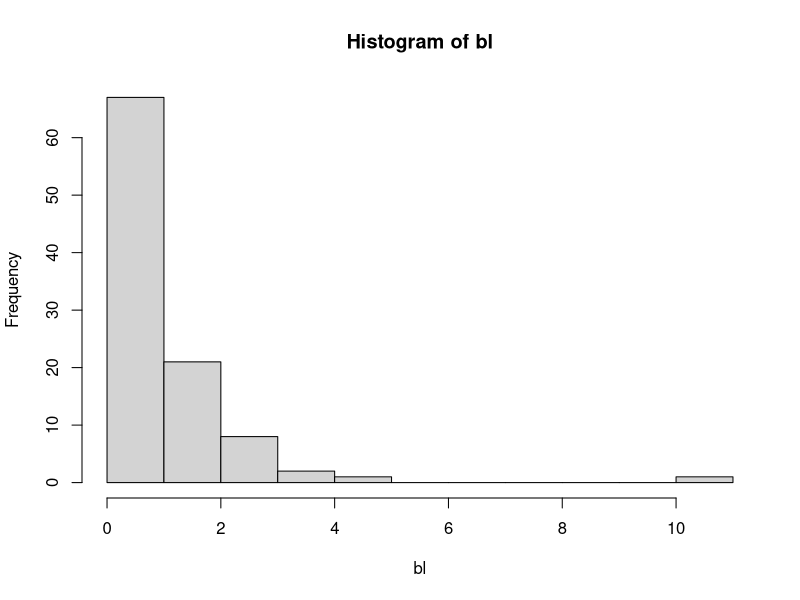

This figure's R source:
# Code to test branch length distributions (sensu Venditti et al. 2010)
######


bl = rexp(100,1)

hist(bl)

dexp(bl,1,log=T)

sum(dexp(bl,1,log=T))

f = function(p,x) {-sum(dnorm(x,p[1],p[2],log=T)) }

nlm(f,p=c(1,1),bl)
